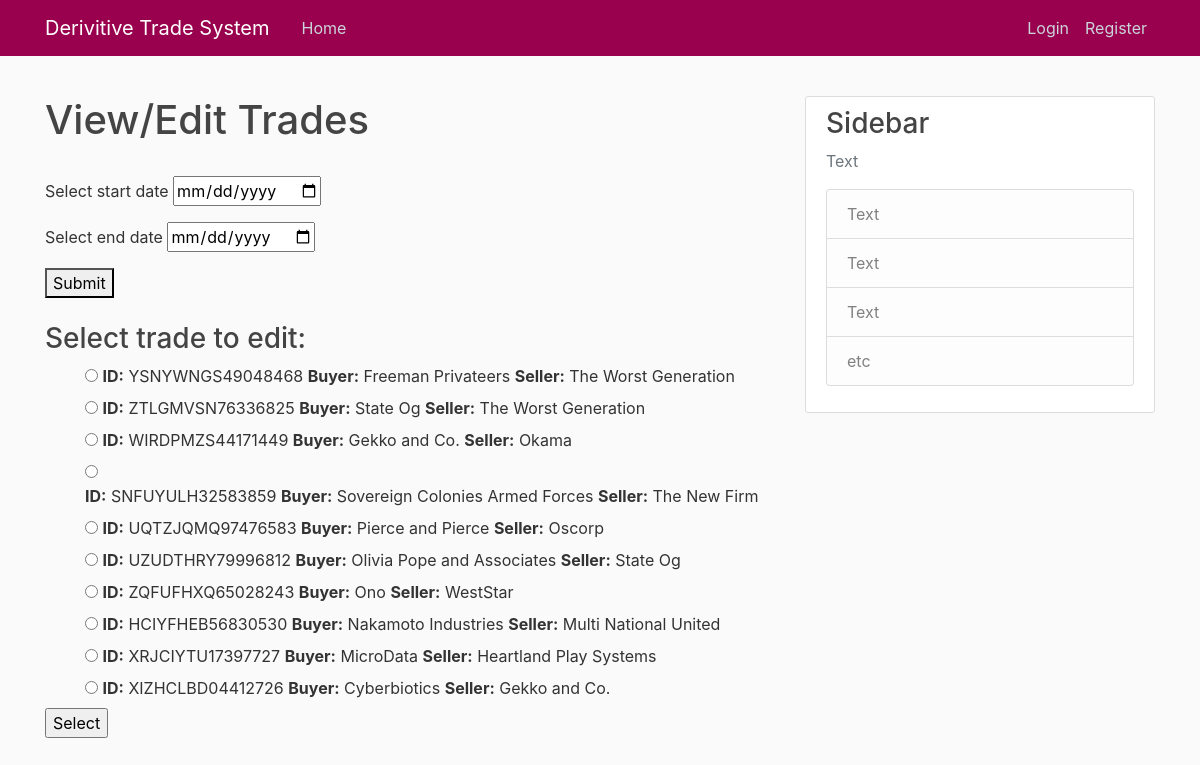
The app's page /viewtrades/ with its own data.
### system/models.py (models this page shows, shortened)
class DerivativeTrades(models.Model):
    date = models.DateTimeField('date of trade')
    trade_id = models.CharField(max_length=20, primary_key=True)
    product = models.CharField(max_length=50)
    buying_party = models.ForeignKey(CompanyCodes, on_delete=models.CASCADE, related_name = "buying")
    selling_party = models.ForeignKey(CompanyCodes, on_delete=models.CASCADE, related_name = "selling")
    notional_amount = models.DecimalField(max_digits=20, decimal_places=2)
    notional_currency = models.CharField(max_length=5)
    quantity = models.IntegerField()
    maturity_date = models.DateTimeField('maturity date')
    underlying_price = models.DecimalField(max_digits=20, decimal_places=2)
    underlying_currency = models.CharField(max_length=5)
    strike_price = models.DecimalField(max_digits=20, decimal_places=2)

class CompanyCodes(models.Model):
    company_name = models.CharField(max_length=100)
    company_trade_id = models.CharField(max_length=10, primary_key=True)
    def __str__(self):
        return self.company_name

### system/views.py (the view)
# urls.py: path('viewtrades/', views.viewTrades, name='viewTrades'),
def viewTrades(request):
    selected_day = request.POST.get('selected_day', False)
    if selected_day:
        print(selected_day)
        daylist=selected_day.split('-')
        trades_by_date = DerivativeTrades.objects.all().filter(date__year=daylist[0], date__month=daylist[1], date__day=daylist[2])
        print(trades_by_date)
        latest_trades = DerivativeTrades.objects.order_by('-date')[:10]
        context = {
            'latest_trades' : latest_trades,
            'by_date' : trades_by_date
        }
    else:
        latest_trades = DerivativeTrades.objects.order_by('-date')[:10]
        context = {
            'latest_trades' : latest_trades
        }
    return render(request, 'system/viewtrades.html', context)

### system/templates/system/viewtrades.html
{% extends "system/base.html" %}
{% block content %}
  <h1>View/Edit Trades</h1>
  <br>
  <form action="{% url 'system:viewTrades' %}" method="post">{% csrf_token %}
    <p>Select start date <input type = 'date'  name='start_day' ></p>
    <p>Select end date <input type='date' name='end_day' ></p>
    <button type="submit">Submit</button>
  </form>
  <br>
  <h3>Select trade to edit:</h3>
  <form action="system:viewTrades" method="post">{% csrf_token %}
    {% if latest_trades %}
      <ul>
        {% for trade in latest_trades %}
          <input type="radio" name="choice" id="choice{{ forloop.counter }}" value="{{ trade.trade_id }}">
          <label for="choice{{ forloop.counter }}"><b>ID:</b> {{trade.trade_id}}  <b>Buyer:</b> {{ trade.buying_party }}  <b>Seller:</b> {{trade.selling_party}}</label>
          <br>
        {% endfor %}
      </ul>
    {% endif %}
    <input type="submit" value="Select">
  </form>
{% endblock content %}

### system/static/system/main.css (style rules this page uses)
body { background: #fafafa; color: #333333; margin-top: 6rem; }
h1, h2, h3, h4, h5, h6 { color: #444444; }
ul { margin: 0; }

### records on screen
DerivativeTrades: trade_id "YSNYWNGS49048468", buying_party "Freeman Privateers", selling_party "The Worst Generation"
DerivativeTrades: trade_id "ZTLGMVSN76336825", buying_party "State Og", selling_party "The Worst Generation"
DerivativeTrades: trade_id "WIRDPMZS44171449", buying_party "Gekko and Co.", selling_party "Okama"
DerivativeTrades: trade_id "SNFUYULH32583859", buying_party "Sovereign Colonies Armed Forces", selling_party "The New Firm"
DerivativeTrades: trade_id "UQTZJQMQ97476583", buying_party "Pierce and Pierce", selling_party "Oscorp"
DerivativeTrades: trade_id "UZUDTHRY79996812", buying_party "Olivia Pope and Associates", selling_party "State Og"
DerivativeTrades: trade_id "ZQFUFHXQ65028243", buying_party "Ono", selling_party "WestStar"
DerivativeTrades: trade_id "HCIYFHEB56830530", buying_party "Nakamoto Industries", selling_party "Multi National United"
DerivativeTrades: trade_id "XRJCIYTU17397727", buying_party "MicroData", selling_party "Heartland Play Systems"
DerivativeTrades: trade_id "XIZHCLBD04412726", buying_party "Cyberbiotics", selling_party "Gekko and Co."
